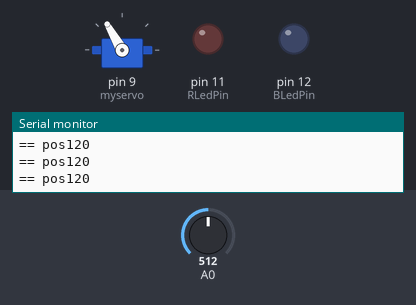
Recording of a sketch running on a simulated Arduino Uno, built with avr-gcc and run on an emulated ATmega328P. On the bench: servo, output pins drawn as LEDs (lit = HIGH), the last lines printed to the serial monitor. Inputs (shaded band) come from the test bench; at power-on: A0 = 512.

Above: at 1.2 s.
1.3 s: A0 set to 413
4.3 s: A0 set to 389
At 4.8 s:
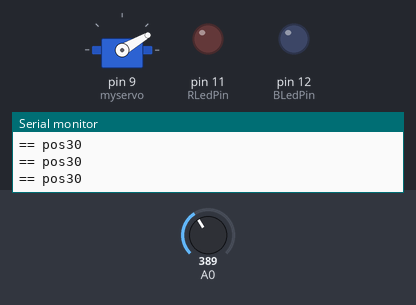
5.9 s: A0 set to 410
At 6.9 s:
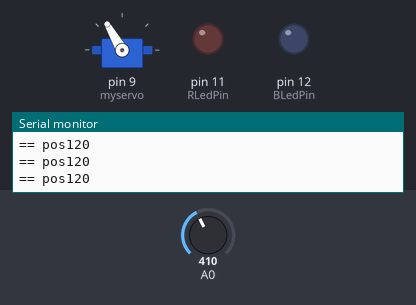
7.5 s: A0 set to 390
At 8.4 s:
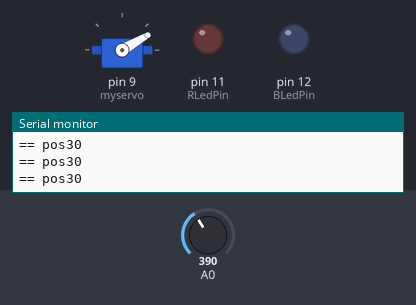
9.1 s: A0 set to 511
At 10.6 s:
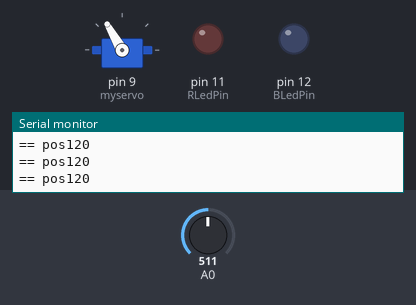
Timing chart, 0 to 11.7 s (numbered marks = the images above; inputs shaded):
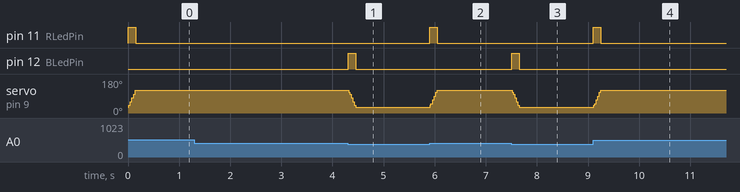

Measured:
- the behaviour switches between 400 and 399 on A0 (found by bisection; images 0 and 1)
- after the input at 4.3 s, pin 12 (BLedPin): LOW → HIGH at once, → LOW 0.15 s later; servo on pin 9 (myservo): 120° → 30° at once
- after the input at 5.9 s, pin 11 (RLedPin): LOW → HIGH at once, → LOW 0.15 s later; servo on pin 9 (myservo): 30° → 120° at once
- after the input at 7.5 s, pin 12 (BLedPin): LOW → HIGH at once, → LOW 0.15 s later; servo on pin 9 (myservo): 120° → 30° at once
- after the input at 9.1 s, pin 11 (RLedPin): LOW → HIGH at once, → LOW 0.15 s later; servo on pin 9 (myservo): 30° → 120° at once

The sketch:

Servo.ino
```cpp
#include <Servo.h>

Servo myservo;  // create servo object to control a servo
                // a maximum of eight servo objects can be created

const int RLedPin = 11;
const int BLedPin = 12;
void setup()
{
  Serial.begin(9600);
  pinMode(RLedPin, OUTPUT);
  pinMode(BLedPin, OUTPUT);
  myservo.attach(9);  // attaches the servo on pin 9 to the servo object
}

int pos = 0;
int last_pos = 0;

void loop()
{
  int lv = analogRead(0);  // Light
  int sign = 1;
  if(lv < 400)
  {
    sign = -1;
  }

  int st = sign * 10;

  pos += st;

  if(pos <= 30) pos = 30;
  if(pos >= 120) pos = 120;

  if(pos != last_pos)
  {
    if(sign == 1)
    {
      digitalWrite(RLedPin, HIGH);
      digitalWrite(BLedPin, LOW);
    }
    else
    {
      digitalWrite(RLedPin, LOW);
      digitalWrite(BLedPin, HIGH);
    }
    Serial.print("<> pos");
    Serial.println(pos);
    myservo.write(pos);
    delay(15);
  }
  else
  {

      digitalWrite(RLedPin, LOW);
      digitalWrite(BLedPin, LOW);
    Serial.print("== pos");
    Serial.println(pos);
  }

  last_pos = pos;
}
```
